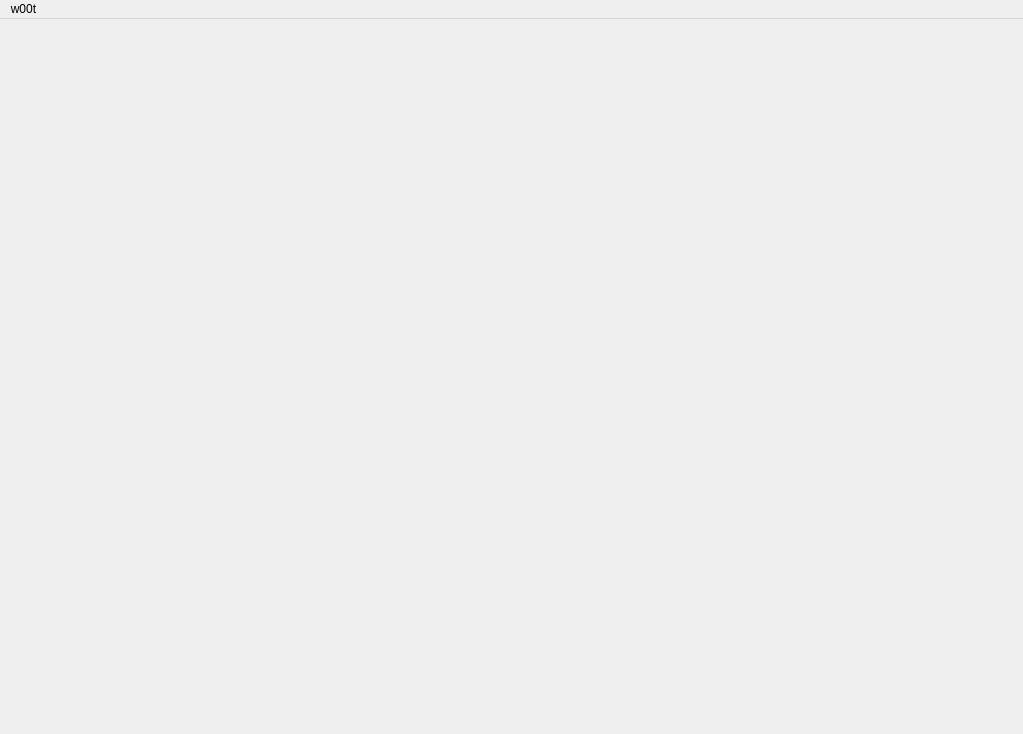
<?xml version="1.0" encoding="UTF-8"?>
<ui version="4.0">
 <class>MainWindow</class>
 <widget class="QMainWindow" name="MainWindow">
  <property name="geometry">
   <rect>
    <x>0</x>
    <y>0</y>
    <width>1023</width>
    <height>734</height>
   </rect>
  </property>
  <property name="windowTitle">
   <string>Browser</string>
  </property>
  <widget class="QWidget" name="centralWidget">
   <layout class="QVBoxLayout" name="verticalLayout">
    <property name="leftMargin">
     <number>0</number>
    </property>
    <property name="topMargin">
     <number>0</number>
    </property>
    <property name="rightMargin">
     <number>0</number>
    </property>
    <property name="bottomMargin">
     <number>0</number>
    </property>
    <item>
     <widget class="AboutWidget" name="widgetAbout" native="true"/>
    </item>
    <item>
     <widget class="HistoryWidget" name="widgetHistory" native="true"/>
    </item>
    <item>
     <widget class="SettingsWidget" name="widgetSettings" native="true"/>
    </item>
    <item>
     <widget class="WebWidget" name="widgetWeb" native="true"/>
    </item>
   </layout>
  </widget>
  <widget class="QMenuBar" name="menuBar">
   <property name="geometry">
    <rect>
     <x>0</x>
     <y>0</y>
     <width>1023</width>
     <height>22</height>
    </rect>
   </property>
   <widget class="QMenu" name="menuw00t">
    <property name="title">
     <string>w00t</string>
    </property>
    <addaction name="actionAbout"/>
    <addaction name="actionExit"/>
   </widget>
   <addaction name="menuw00t"/>
  </widget>
  <action name="actionAbout">
   <property name="text">
    <string>About</string>
   </property>
  </action>
  <action name="actionExit">
   <property name="text">
    <string>Exit</string>
   </property>
  </action>
 </widget>
 <layoutdefault spacing="6" margin="11"/>
 <customwidgets>
  <customwidget>
   <class>WebWidget</class>
   <extends>QWidget</extends>
   <header>webwidget.h</header>
   <container>1</container>
  </customwidget>
  <customwidget>
   <class>HistoryWidget</class>
   <extends>QWidget</extends>
   <header>historywidget.h</header>
   <container>1</container>
  </customwidget>
  <customwidget>
   <class>SettingsWidget</class>
   <extends>QWidget</extends>
   <header>settingswidget.h</header>
   <container>1</container>
  </customwidget>
  <customwidget>
   <class>AboutWidget</class>
   <extends>QWidget</extends>
   <header>aboutwidget.h</header>
   <container>1</container>
  </customwidget>
 </customwidgets>
 <resources>
  <include location="assets.qrc"/>
 </resources>
 <connections/>
</ui>
